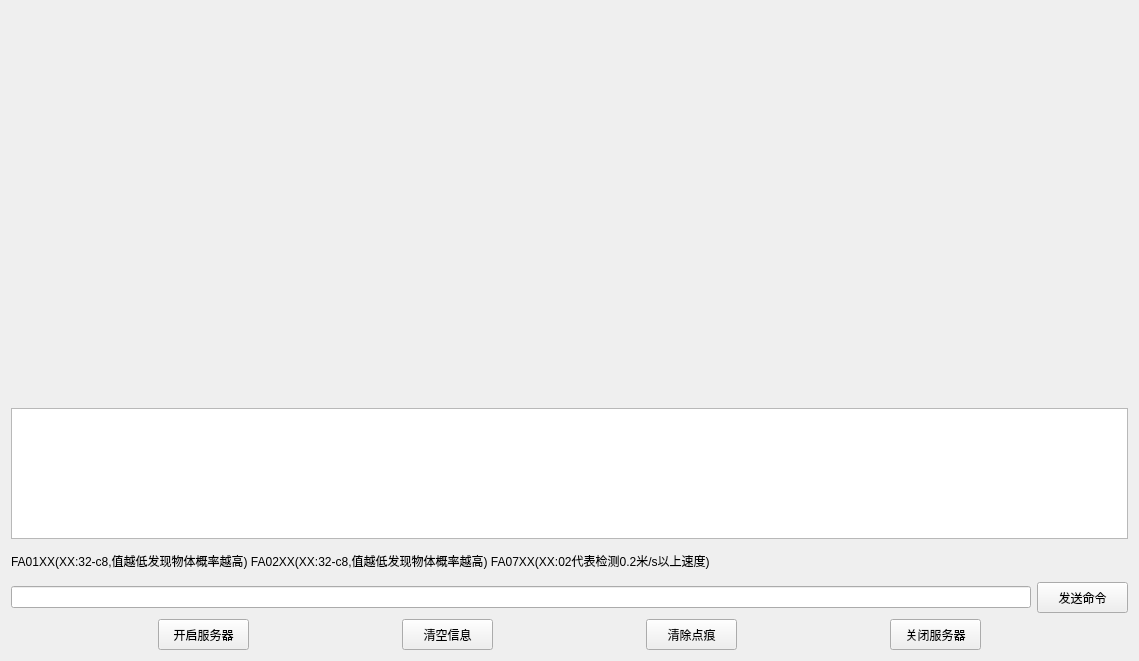
<?xml version="1.0" encoding="UTF-8"?>
<ui version="4.0">
 <class>Widget</class>
 <widget class="QWidget" name="Widget">
  <property name="geometry">
   <rect>
    <x>0</x>
    <y>0</y>
    <width>1139</width>
    <height>661</height>
   </rect>
  </property>
  <property name="windowTitle">
   <string>服务器</string>
  </property>
  <layout class="QVBoxLayout" name="verticalLayout_2">
   <item>
    <widget class="MyWidget" name="widget" native="true">
     <property name="minimumSize">
      <size>
       <width>761</width>
       <height>391</height>
      </size>
     </property>
    </widget>
   </item>
   <item>
    <widget class="QTextEdit" name="textEdit"/>
   </item>
   <item>
    <layout class="QVBoxLayout" name="verticalLayout">
     <item>
      <layout class="QHBoxLayout" name="horizontalLayout_3">
       <item>
        <widget class="QLabel" name="label_onlinenum">
         <property name="minimumSize">
          <size>
           <width>0</width>
           <height>31</height>
          </size>
         </property>
         <property name="maximumSize">
          <size>
           <width>16777215</width>
           <height>31</height>
          </size>
         </property>
         <property name="text">
          <string>FA01XX(XX:32-c8,值越低发现物体概率越高) FA02XX(XX:32-c8,值越低发现物体概率越高) FA07XX(XX:02代表检测0.2米/s以上速度)</string>
         </property>
        </widget>
       </item>
       <item>
        <widget class="QLabel" name="label_max_angle">
         <property name="text">
          <string/>
         </property>
        </widget>
       </item>
      </layout>
     </item>
     <item>
      <layout class="QHBoxLayout" name="horizontalLayout_2">
       <item>
        <widget class="QLineEdit" name="sentToClientEditLine"/>
       </item>
       <item>
        <widget class="QPushButton" name="pushButton_4">
         <property name="minimumSize">
          <size>
           <width>91</width>
           <height>31</height>
          </size>
         </property>
         <property name="maximumSize">
          <size>
           <width>91</width>
           <height>31</height>
          </size>
         </property>
         <property name="text">
          <string>发送命令</string>
         </property>
        </widget>
       </item>
      </layout>
     </item>
     <item>
      <layout class="QHBoxLayout" name="horizontalLayout">
       <item>
        <widget class="QPushButton" name="pushButton">
         <property name="minimumSize">
          <size>
           <width>91</width>
           <height>31</height>
          </size>
         </property>
         <property name="maximumSize">
          <size>
           <width>91</width>
           <height>31</height>
          </size>
         </property>
         <property name="text">
          <string>开启服务器</string>
         </property>
        </widget>
       </item>
       <item>
        <widget class="QPushButton" name="pushButton_2">
         <property name="minimumSize">
          <size>
           <width>91</width>
           <height>31</height>
          </size>
         </property>
         <property name="maximumSize">
          <size>
           <width>91</width>
           <height>31</height>
          </size>
         </property>
         <property name="text">
          <string>清空信息</string>
         </property>
        </widget>
       </item>
       <item>
        <widget class="QPushButton" name="clearPoints">
         <property name="minimumSize">
          <size>
           <width>91</width>
           <height>31</height>
          </size>
         </property>
         <property name="maximumSize">
          <size>
           <width>91</width>
           <height>31</height>
          </size>
         </property>
         <property name="text">
          <string>清除点痕</string>
         </property>
        </widget>
       </item>
       <item>
        <widget class="QPushButton" name="pushButton_3">
         <property name="minimumSize">
          <size>
           <width>91</width>
           <height>31</height>
          </size>
         </property>
         <property name="maximumSize">
          <size>
           <width>91</width>
           <height>31</height>
          </size>
         </property>
         <property name="text">
          <string>关闭服务器</string>
         </property>
        </widget>
       </item>
      </layout>
     </item>
    </layout>
   </item>
  </layout>
 </widget>
 <layoutdefault spacing="6" margin="11"/>
 <customwidgets>
  <customwidget>
   <class>MyWidget</class>
   <extends>QWidget</extends>
   <header location="global">mywidget.h</header>
   <container>1</container>
  </customwidget>
 </customwidgets>
 <resources/>
 <connections/>
</ui>
